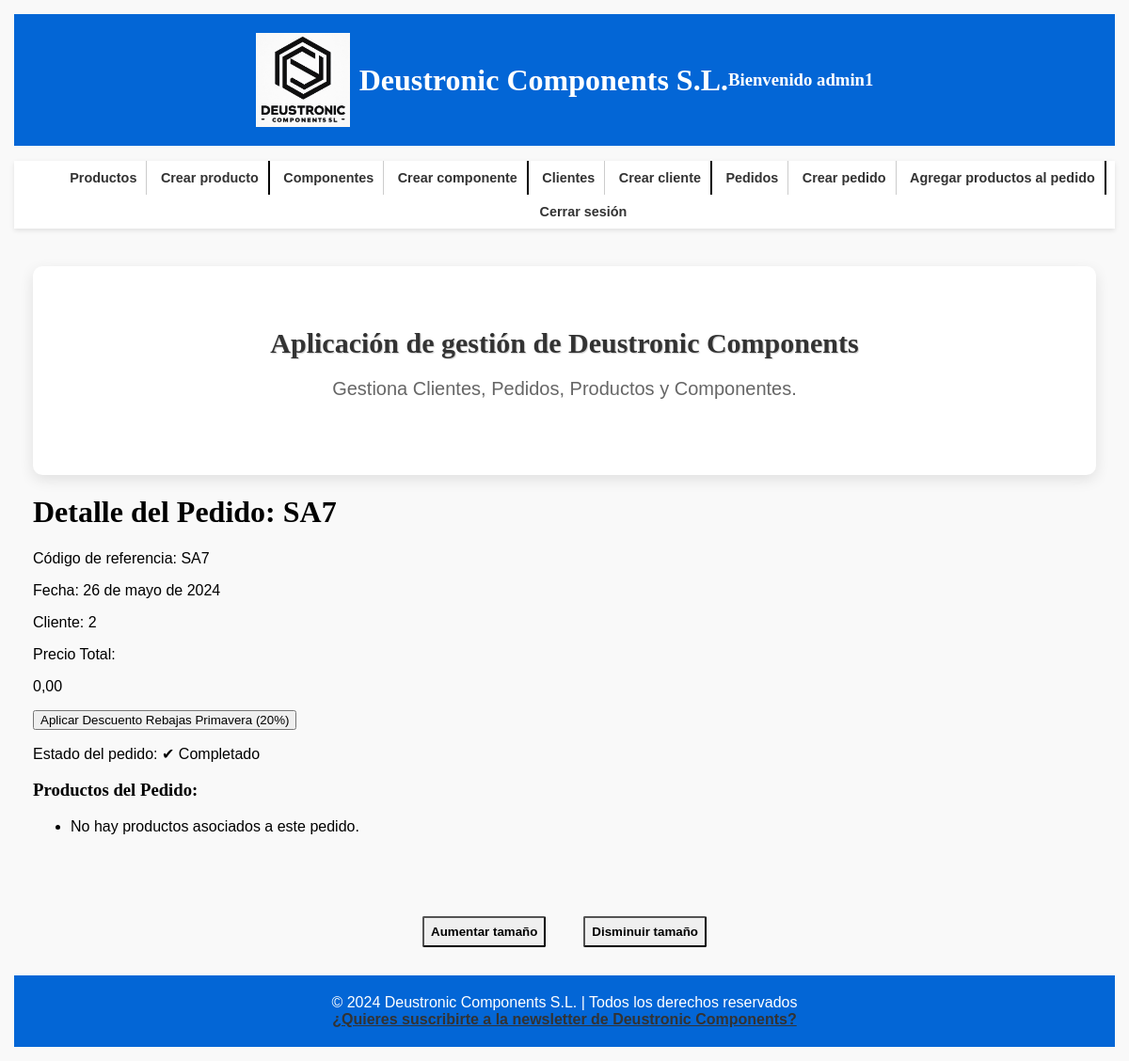
/appDeustronicComponents/pedido_producto/SA7/ (signed in), run on an earlier commit of the app's database.
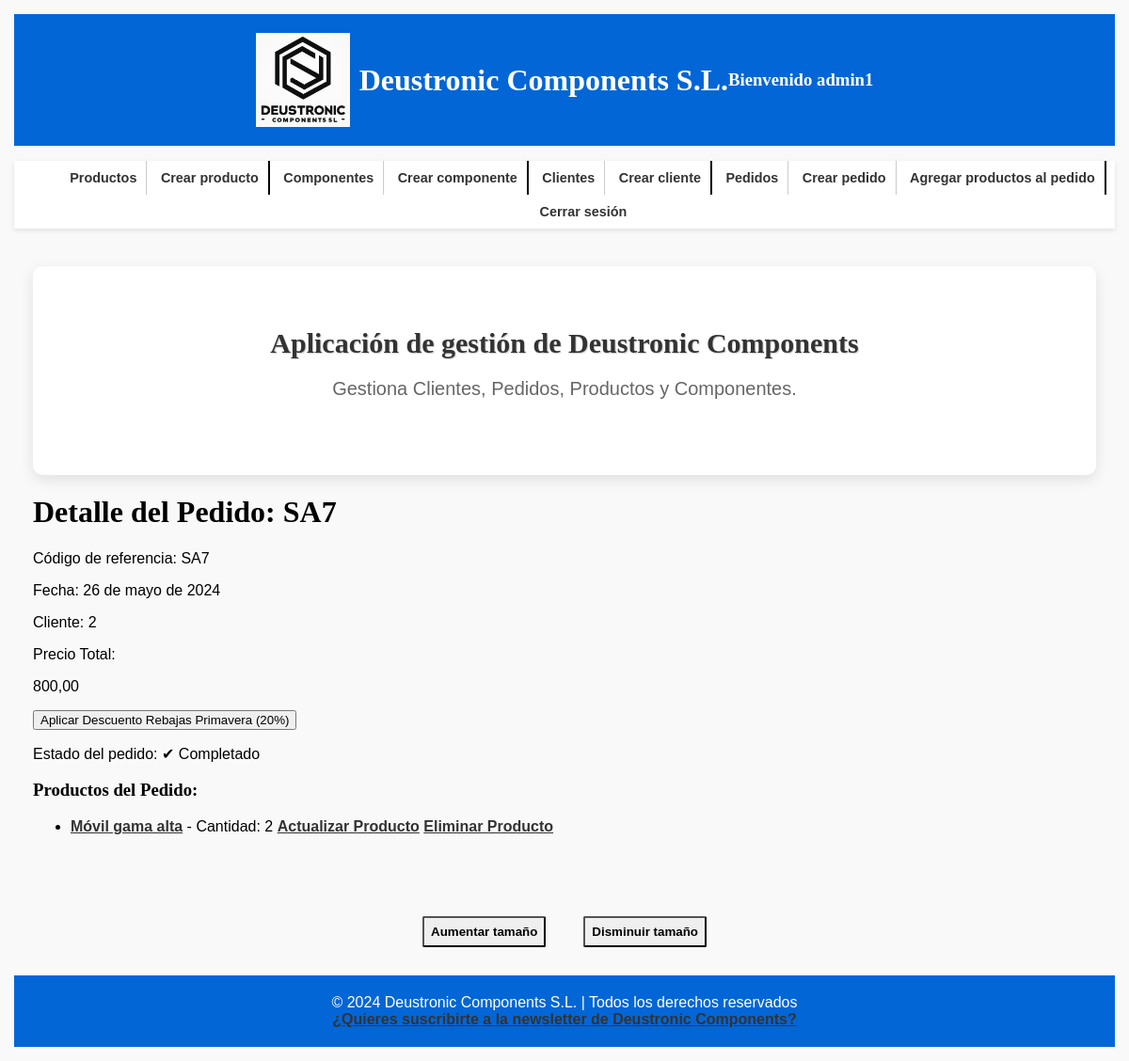
And on a later commit of the database.
### appDeustronicComponents/models.py (models this page shows, shortened)
class Pedido(models.Model):
    cod_ref_ped = models.CharField(max_length=100, primary_key=True)
    fecha = models.DateField()
    cliente = models.ForeignKey(Cliente, on_delete=models.CASCADE)
    created = models.DateTimeField(auto_now_add=True)
    updated = models.DateTimeField(auto_now=True)
    precio_total = models.DecimalField(max_digits=10, decimal_places=2, default=0)
    estado = models.CharField(max_length=20, default='en proceso')
    class Meta:
        verbose_name_plural = "pedidos"
        verbose_name = "pedido"
        ordering = ["-created"]

class Cliente(models.Model):
    cif = models.CharField(max_length=100, primary_key=True)
    nombre_empresa = models.CharField(max_length=100)
    direccion = models.CharField(max_length=255)
    telefono = models.IntegerField()
    email = models.EmailField(max_length=255)
    created = models.DateTimeField(auto_now_add=True)
    updated = models.DateTimeField(auto_now=True)
    def __str__(self):
        return f"{self.nombre_empresa}"
    class Meta:
        verbose_name_plural = "clientes"
        verbose_name = "cliente"
        ordering = ["-created"]

class PedidoProducto(models.Model):
    pedido = models.ForeignKey(Pedido, on_delete=models.CASCADE)
    producto = models.ForeignKey(Producto, on_delete=models.CASCADE)
    cantidad = models.IntegerField()
    created = models.DateTimeField(auto_now_add=True)
    updated = models.DateTimeField(auto_now=True)
    class Meta:
        verbose_name_plural = "detalle pedidos"
        verbose_name = "detalle pedido"
        ordering = ["-created"]

class Producto(models.Model):
    cod_ref_prod = models.CharField(max_length=100, primary_key=True)
    precio = models.DecimalField(max_digits=10, decimal_places=2)
    nombre = models.CharField(max_length=100)
    descripcion = models.TextField()
    categoria = models.CharField(max_length=100)
    componente = models.ManyToManyField(Componente)
    created = models.DateTimeField(auto_now_add=True)
    updated = models.DateTimeField(auto_now=True)
    def __str__(self):
        return f"{self.nombre}"
    class Meta:
        verbose_name_plural = "productos"
        verbose_name = "producto"
        ordering = ["-created"]

### appDeustronicComponents/views.py (the view)
# urls.py: path('pedido_producto/<str:pk>/', PedidoProductoDetailView.as_view(), name='detalle_pedido_producto'),
class PedidoProductoDetailView(DetailView):
    model = Pedido
    template_name = 'appDeustronicComponents/pedido_producto_detail.html'
    context_object_name = 'pedido'
    @method_decorator(login_required)
    def dispatch(self, request, *args, **kwargs):
        return super().dispatch(request, *args, **kwargs)
    def get_context_data(self, **kwargs):
        context = super().get_context_data(**kwargs)
        pedido = self.get_object()
        productos_del_pedido = PedidoProducto.objects.filter(pedido=pedido)
        context['productos_del_pedido'] = productos_del_pedido
        return context

### templates/appDeustronicComponents/pedido_producto_detail.html (shortened to what this page needs)
{% extends 'base.html' %}
{% block contenido %}
<h1>Detalle del Pedido: {{ pedido.cod_ref_ped }}</h1>
<p>Código de referencia: {{ pedido.cod_ref_ped }}</p>
<p>Fecha: {{ pedido.fecha }}</p>
<p>Cliente: {{ pedido.cliente }}</p>
<p>Precio Total: </p>
<p id="precioSinDescuento">{{ pedido.precio_total }}</p>
<button id="aplicarDescuentoBtn">Aplicar Descuento Rebajas Primavera (20%)</button>
<p> Estado del pedido:
    {% if pedido.estado == 'completado' %}
    <span class="estado-completado">&#10004;</span> Completado
    {% elif pedido.estado == 'en proceso' %}
    <span class="estado-no-completado">&#10006;</span> En proceso
    {% endif %}</p>
<h3>Productos del Pedido:</h3>
<ul>
    {% for pedido_producto in productos_del_pedido %}
    <li>
        <a href="{% url 'detalle_producto2' nombre=pedido_producto.producto %}">{{ pedido_producto.producto }}</a>
        - Cantidad: {{ pedido_producto.cantidad }}
        <a href="{% url 'actualizar_pedido_producto' pk=pedido_producto.pk %}">Actualizar Producto</a>
        <a href="{% url 'eliminar_pedido_producto' pk=pedido_producto.pk %}">Eliminar Producto</a>
    </li>
    {% empty %}
    <li>No hay productos asociados a este pedido.</li>
    {% endfor %}
</ul>
{% endblock %}

What changed in the data, as far as the page shows it:
changed Pedido "SA7": precio_total "0,00" → "800,00"
added PedidoProducto: producto "Móvil gama alta", cantidad "2"
Also different on the page:
text no longer shown: "No hay productos asociados a este pedido."
